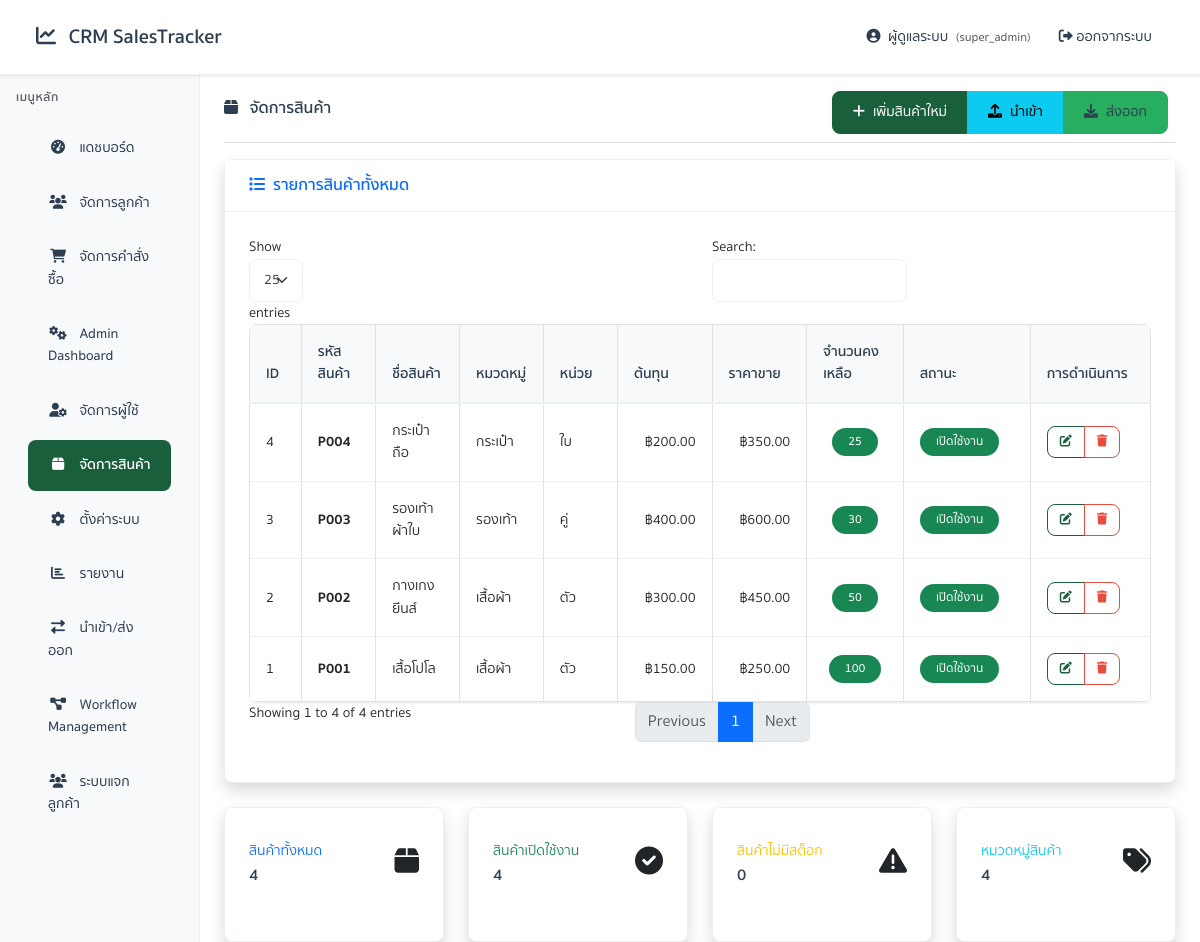
Page /admin.php?action=products (signed in) on the earlier database version.
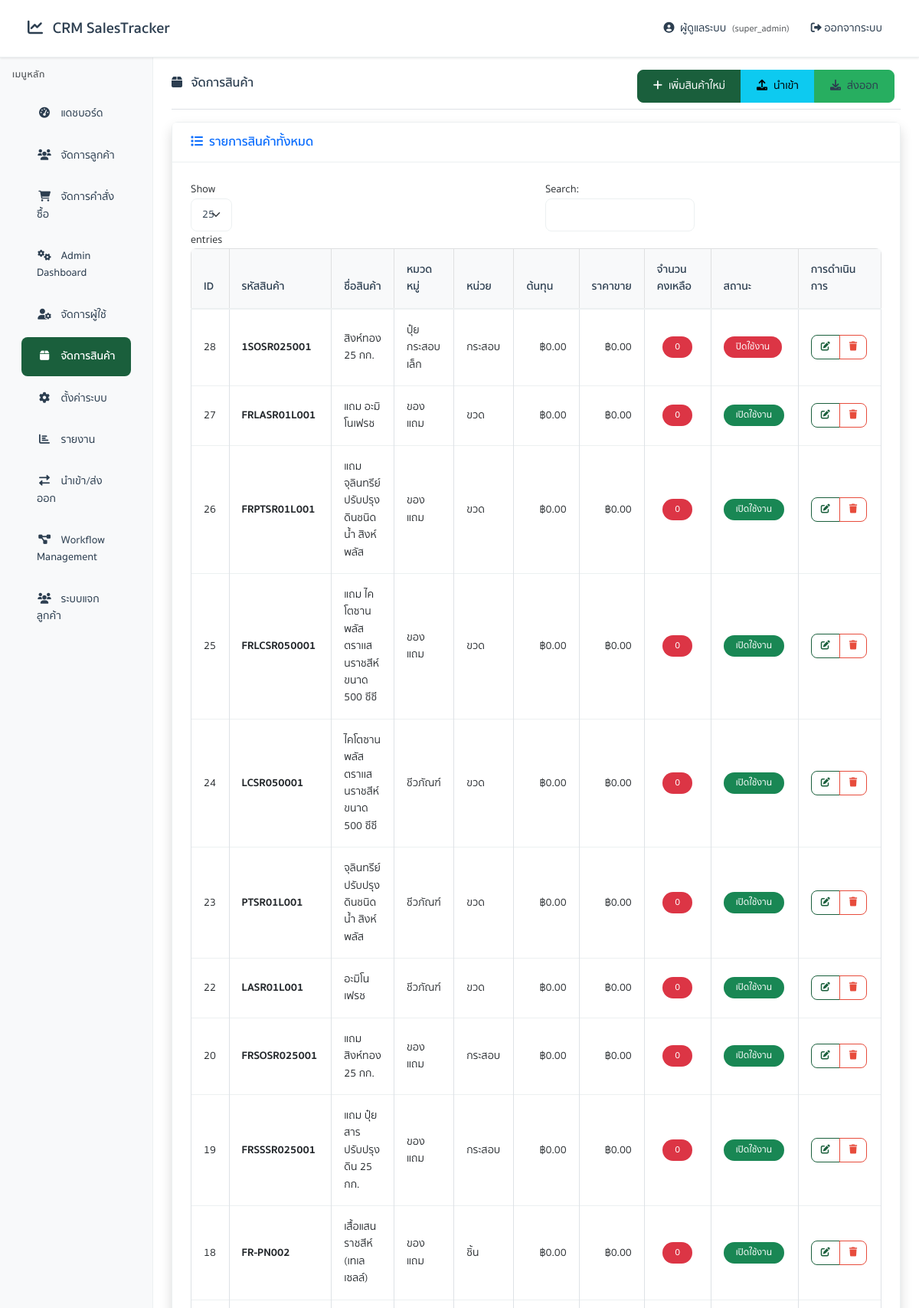
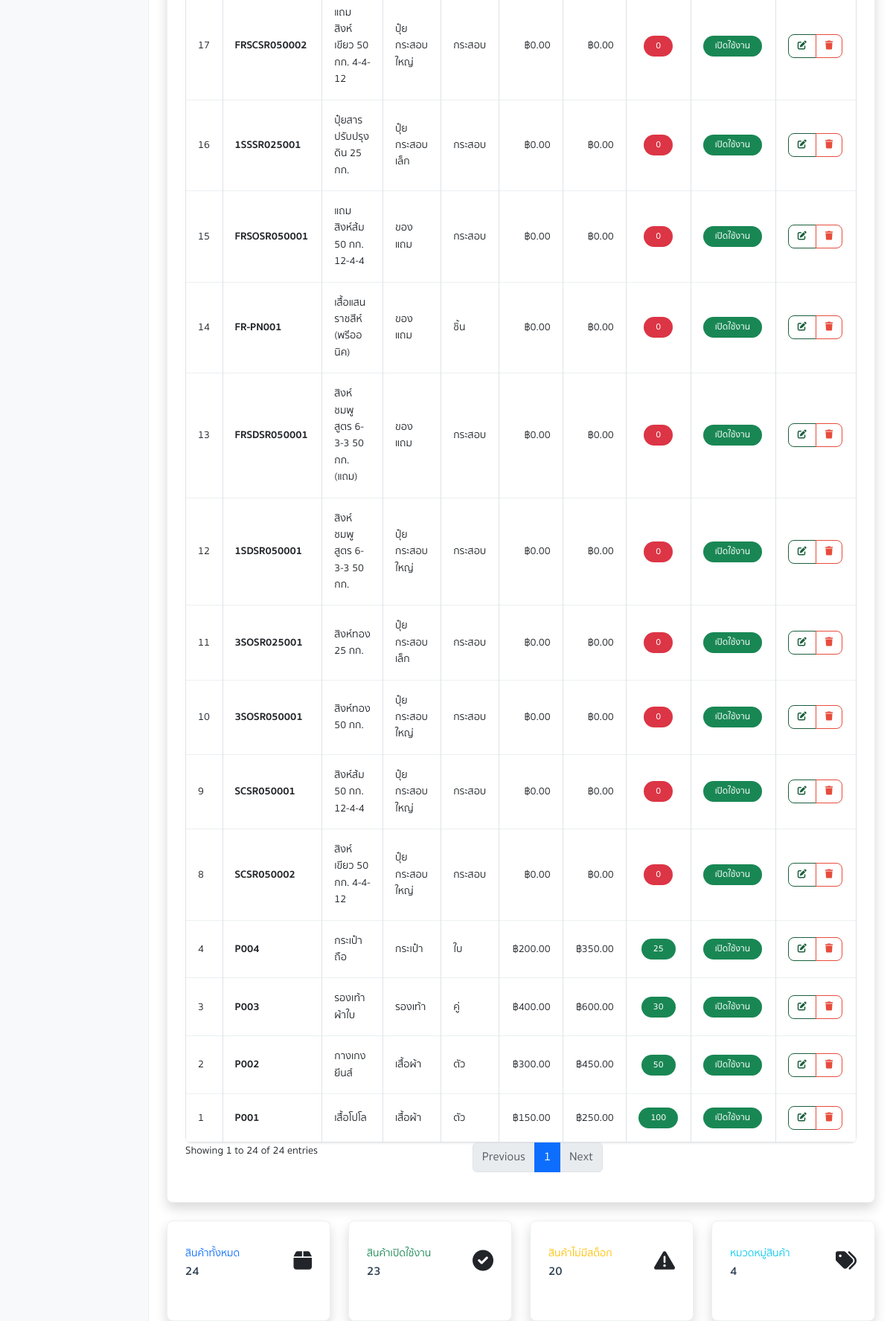
Same page on the later database version (2 pictures, top to bottom).
### tables this page shows
CREATE TABLE `products` (
  `product_id` int(11) NOT NULL,
  `product_code` varchar(50) NOT NULL,
  `product_name` varchar(200) NOT NULL,
  `category` varchar(100) DEFAULT NULL,
  `description` text DEFAULT NULL,
  `unit` varchar(20) DEFAULT 'ชิ้น',
  `cost_price` decimal(10,2) DEFAULT 0.00,
  `selling_price` decimal(10,2) NOT NULL,
  `stock_quantity` int(11) DEFAULT 0,
  `is_active` tinyint(1) DEFAULT 1,
  `created_at` timestamp NOT NULL DEFAULT current_timestamp(),
  `updated_at` timestamp NOT NULL DEFAULT current_timestamp() ON UPDATE current_timestamp()
);

### app/core/Database.php (called while the page is built, shortened)
<?php
class Database {
    private $pdo;
    private function connect() {
        try {
            $dsn = "mysql:host=" . DB_HOST . ";port=" . DB_PORT . ";dbname=" . DB_NAME . ";charset=" . DB_CHARSET;
            $this->pdo = new PDO($dsn, DB_USER, DB_PASS);
            $this->pdo->setAttribute(PDO::ATTR_ERRMODE, PDO::ERRMODE_EXCEPTION);
            $this->pdo->setAttribute(PDO::ATTR_DEFAULT_FETCH_MODE, PDO::FETCH_ASSOC);
            $this->pdo->setAttribute(PDO::ATTR_EMULATE_PREPARES, false);
        } catch (PDOException $e) {
            throw new Exception("Database connection failed: " . $e->getMessage());
        }
    }
    public function query($sql, $params = []) {
        try {
            $stmt = $this->pdo->prepare($sql);
            $stmt->execute($params);
            return $stmt;
        } catch (PDOException $e) {
            throw new Exception("Query failed: " . $e->getMessage());
        }
    }
    public function fetchAll($sql, $params = []) {
        $stmt = $this->query($sql, $params);
        return $stmt->fetchAll();
    }
}
?>

### app/views/admin/products/index.php (the view, shortened to what the changed rows need)
<!DOCTYPE html>
<html lang="th">
<head>
    <link href="https://cdn.jsdelivr.net/npm/bootstrap@5.3.0/dist/css/bootstrap.min.css" rel="stylesheet">
    <link href="https://cdnjs.cloudflare.com/ajax/libs/font-awesome/6.0.0/css/all.min.css" rel="stylesheet">
    <link href="assets/css/app.css" rel="stylesheet">
</head>
<body>
    <?php include __DIR__ . '/../../components/header.php'; ?>
    <div class="container-fluid">
        <div class="row">
            <?php include __DIR__ . '/../../components/sidebar.php'; ?>
            <main class="col-md-9 ms-sm-auto col-lg-10 px-md-4 page-transition">
                <div class="d-flex justify-content-between flex-wrap flex-md-nowrap align-items-center pt-3 pb-2 mb-3 border-bottom">
                    <h1 class="h2">
                        <i class="fas fa-box me-2"></i>
                        จัดการสินค้า
                    </h1>
                    <div class="btn-toolbar mb-2 mb-md-0">
                        <div class="btn-group me-2">
                            <a href="admin.php?action=products&subaction=create" class="btn btn-primary">
                                <i class="fas fa-plus me-2"></i>เพิ่มสินค้าใหม่
                            </a>
                            <a href="admin.php?action=products&subaction=import" class="btn btn-info">
                                <i class="fas fa-upload me-2"></i>นำเข้า
                            </a>
                            <a href="admin.php?action=products&subaction=export" class="btn btn-success">
                                <i class="fas fa-download me-2"></i>ส่งออก
                            </a>
                        </div>
                    </div>
                </div>
                <div class="card shadow">
                    <div class="card-header py-3">
                        <h6 class="m-0 font-weight-bold text-primary">
                            <i class="fas fa-list me-2"></i>รายการสินค้าทั้งหมด
                        </h6>
                    </div>
                    <div class="card-body">
                        <div class="table-responsive">
                            <table class="table table-bordered table-hover" id="productsTable">
                                <thead class="table-light">
                                    <tr>
                                        <th>ID</th>
                                        <th>รหัสสินค้า</th>
                                        <th>ชื่อสินค้า</th>
                                        <th>หมวดหมู่</th>
                                        <th>หน่วย</th>
                                        <th>ต้นทุน</th>
                                        <th>ราคาขาย</th>
                                        <th>จำนวนคงเหลือ</th>
                                        <th>สถานะ</th>
                                        <th>การดำเนินการ</th>
                                    </tr>
                                </thead>
                                <tbody>
                                    <?php foreach ($products as $product): ?>
                                    <tr>
                                        <td><?php echo $product['product_id']; ?></td>
                                        <td>
                                            <strong><?php echo htmlspecialchars($product['product_code']); ?></strong>
                                        </td>
                                        <td><?php echo htmlspecialchars($product['product_name']); ?></td>
                                        <td><?php echo htmlspecialchars($product['category'] ?? '-'); ?></td>
                                        <td><?php echo htmlspecialchars($product['unit']); ?></td>
                                        <td class="text-end">฿<?php echo number_format($product['cost_price'], 2); ?></td>
                                        <td class="text-end">฿<?php echo number_format($product['selling_price'], 2); ?></td>
                                        <td class="text-center">
                                            <span class="badge <?php echo ($product['stock_quantity'] > 0) ? 'bg-success' : 'bg-danger'; ?>">
                                                <?php echo number_format($product['stock_quantity']); ?>
                                            </span>
                                        </td>
                                        <td>
                                            <?php if ($product['is_active']): ?>
                                                <span class="badge bg-success">เปิดใช้งาน</span>
                                            <?php else: ?>
                                                <span class="badge bg-danger">ปิดใช้งาน</span>
                                            <?php endif; ?>
                                        </td>
                                        <td>
                                            <div class="btn-group" role="group">
                                                <a href="admin.php?action=products&subaction=edit&id=<?php echo $product['product_id']; ?>"
                                                   class="btn btn-sm btn-outline-primary" title="แก้ไข">
                                                    <i class="fas fa-edit"></i>
                                                </a>
                                                <a href="admin.php?action=products&subaction=delete&id=<?php echo $product['product_id']; ?>"
                                                   class="btn btn-sm btn-outline-danger" title="ลบ"
                                                   onclick="return confirm('คุณแน่ใจหรือไม่ที่จะลบสินค้านี้?')">
                                                    <i class="fas fa-trash"></i>
                                                </a>
                                            </div>
                                        </td>
                                    </tr>
                                    <?php endforeach; ?>
                                </tbody>
                            </table>
                        </div>
                    </div>
                </div>
                <div class="row mt-4">
                    <div class="col-md-3">
                        <div class="card border-left-primary shadow h-100 py-2">
                            <div class="card-body">
                                <div class="row no-gutters align-items-center">
                                    <div class="col mr-2">
                                        <div class="text-xs font-weight-bold text-primary text-uppercase mb-1">
                                            สินค้าทั้งหมด
                                        </div>
                                        <div class="h5 mb-0 font-weight-bold text-gray-800">
                                            <?php echo count($products); ?>
                                        </div>
                                    </div>
                                    <div class="col-auto">
                                        <i class="fas fa-box fa-2x text-gray-300"></i>
                                    </div>
                                </div>
                            </div>
                        </div>
                    </div>
                    <div class="col-md-3">
                        <div class="card border-left-success shadow h-100 py-2">
                            <div class="card-body">
                                <div class="row no-gutters align-items-center">
                                    <div class="col mr-2">
                                        <div class="text-xs font-weight-bold text-success text-uppercase mb-1">
                                            สินค้าเปิดใช้งาน
                                        </div>
                                        <div class="h5 mb-0 font-weight-bold text-gray-800">
                                            <?php echo count(array_filter($products, function($p) { return $p['is_active']; })); ?>
                                        </div>
                                    </div>
                                    <div class="col-auto">
                                        <i class="fas fa-check-circle fa-2x text-gray-300"></i>
                                    </div>
                                </div>
                            </div>
                        </div>
                    </div>
                    <div class="col-md-3">
                        <div class="card border-left-warning shadow h-100 py-2">
                            <div class="card-body">
                                <div class="row no-gutters align-items-center">
                                    <div class="col mr-2">
                                        <div class="text-xs font-weight-bold text-warning text-uppercase mb-1">
                                            สินค้าไม่มีสต็อก
                                        </div>
                                        <div class="h5 mb-0 font-weight-bold text-gray-800">
                                            <?php echo count(array_filter($products, function($p) { return $p['stock_quantity'] <= 0; })); ?>
                                        </div>
                                    </div>
                                    <div class="col-auto">
                                        <i class="fas fa-exclamation-triangle fa-2x text-gray-300"></i>
                                    </div>
                                </div>
                            </div>
                        </div>
                    </div>
                    <div class="col-md-3">
                        <div class="card border-left-info shadow h-100 py-2">
                            <div class="card-body">
                                <div class="row no-gutters align-items-center">
                                    <div class="col mr-2">
                                        <div class="text-xs font-weight-bold text-info text-uppercase mb-1">
                                            หมวดหมู่สินค้า
                                        </div>
                                        <div class="h5 mb-0 font-weight-bold text-gray-800">
                                            <?php echo count($categories); ?>
                                        </div>
                                    </div>
                                    <div class="col-auto">
                                        <i class="fas fa-tags fa-2x text-gray-300"></i>
                                    </div>
                                </div>
                            </div>
                        </div>
                    </div>
                </div>
            </main>
        </div>
    </div>
</body>
</html>

Differences in the rows shown:
added products: product_id "23", product_code "PTSR01L001", product_name "จุลินทรีย์ปรับปรุงดินชนิดน้ำ สิงห์พลัส", category "ชีวภัณฑ์", unit "ขวด", cost_price "0.00", selling_price "0.00", stock_quantity "0", is_active "เปิดใช้งาน"
added products: product_id "16", product_code "1SSSR025001", product_name "ปุ๋ยสารปรับปรุงดิน 25 กก.", category "ปุ๋ยกระสอบเล็ก", unit "กระสอบ", cost_price "0.00", selling_price "0.00", stock_quantity "0", is_active "เปิดใช้งาน"
added products: product_id "12", product_code "1SDSR050001", product_name "สิงห์ชมพู สูตร 6-3-3 50 กก.", category "ปุ๋ยกระสอบใหญ่", unit "กระสอบ", cost_price "0.00", selling_price "0.00", stock_quantity "0", is_active "เปิดใช้งาน"
added products: product_id "13", product_code "FRSDSR050001", product_name "สิงห์ชมพู สูตร 6-3-3 50 กก. (แถม)", category "ของแถม", unit "กระสอบ", cost_price "0.00", selling_price "0.00", stock_quantity "0", is_active "เปิดใช้งาน"
added products: product_id "11", product_code "3SOSR025001", product_name "สิงห์ทอง 25 กก.", category "ปุ๋ยกระสอบเล็ก", unit "กระสอบ", cost_price "0.00", selling_price "0.00", stock_quantity "0", is_active "เปิดใช้งาน"
added products: product_id "28", product_code "1SOSR025001", product_name "สิงห์ทอง 25 กก.", category "ปุ๋ยกระสอบเล็ก", unit "กระสอบ", cost_price "0.00", selling_price "0.00", stock_quantity "0", is_active "ปิดใช้งาน"
added products: product_id "10", product_code "3SOSR050001", product_name "สิงห์ทอง 50 กก.", category "ปุ๋ยกระสอบใหญ่", unit "กระสอบ", cost_price "0.00", selling_price "0.00", stock_quantity "0", is_active "เปิดใช้งาน"
added products: product_id "9", product_code "SCSR050001", product_name "สิงห์ส้ม 50 กก. 12-4-4", category "ปุ๋ยกระสอบใหญ่", unit "กระสอบ", cost_price "0.00", selling_price "0.00", stock_quantity "0", is_active "เปิดใช้งาน"
added products: product_id "8", product_code "SCSR050002", product_name "สิงห์เขียว 50 กก. 4-4-12", category "ปุ๋ยกระสอบใหญ่", unit "กระสอบ", cost_price "0.00", selling_price "0.00", stock_quantity "0", is_active "เปิดใช้งาน"
added products: product_id "22", product_code "LASR01L001", product_name "อะมิโนเฟรช", category "ชีวภัณฑ์", unit "ขวด", cost_price "0.00", selling_price "0.00", stock_quantity "0", is_active "เปิดใช้งาน"
added products: product_id "14", product_code "FR-PN001", product_name "เสื้อแสนราชสีห์ (พรีออนิค)", category "ของแถม", unit "ชิ้น", cost_price "0.00", selling_price "0.00", stock_quantity "0", is_active "เปิดใช้งาน"
added products: product_id "18", product_code "FR-PN002", product_name "เสื้อแสนราชสีห์ (เทเลเซลล์)", category "ของแถม", unit "ชิ้น", cost_price "0.00", selling_price "0.00", stock_quantity "0", is_active "เปิดใช้งาน"
added products: product_id "26", product_code "FRPTSR01L001", product_name "แถม จุลินทรีย์ปรับปรุงดินชนิดน้ำ สิงห์พลัส", category "ของแถม", unit "ขวด", cost_price "0.00", selling_price "0.00", stock_quantity "0", is_active "เปิดใช้งาน"
added products: product_id "19", product_code "FRSSSR025001", product_name "แถม ปุ๋ยสารปรับปรุงดิน 25 กก.", category "ของแถม", unit "กระสอบ", cost_price "0.00", selling_price "0.00", stock_quantity "0", is_active "เปิดใช้งาน"
added products: product_id "20", product_code "FRSOSR025001", product_name "แถม สิงห์ทอง 25 กก.", category "ของแถม", unit "กระสอบ", cost_price "0.00", selling_price "0.00", stock_quantity "0", is_active "เปิดใช้งาน"
added products: product_id "15", product_code "FRSOSR050001", product_name "แถม สิงห์ส้ม 50 กก. 12-4-4", category "ของแถม", unit "กระสอบ", cost_price "0.00", selling_price "0.00", stock_quantity "0", is_active "เปิดใช้งาน"
added products: product_id "17", product_code "FRSCSR050002", product_name "แถม สิงห์เขียว 50 กก. 4-4-12", category "ปุ๋ยกระสอบใหญ่", unit "กระสอบ", cost_price "0.00", selling_price "0.00", stock_quantity "0", is_active "เปิดใช้งาน"
added products: product_id "27", product_code "FRLASR01L001", product_name "แถม อะมิโนเฟรช", category "ของแถม", unit "ขวด", cost_price "0.00", selling_price "0.00", stock_quantity "0", is_active "เปิดใช้งาน"
added products: product_id "25", product_code "FRLCSR050001", product_name "แถม ไคโตซานพลัส ตราเเสนราชสีห์ ขนาด 500 ซีซี", category "ของแถม", unit "ขวด", cost_price "0.00", selling_price "0.00", stock_quantity "0", is_active "เปิดใช้งาน"
added products: product_id "24", product_code "LCSR050001", product_name "ไคโตซานพลัส ตราเเสนราชสีห์ ขนาด 500 ซีซี", category "ชีวภัณฑ์", unit "ขวด", cost_price "0.00", selling_price "0.00", stock_quantity "0", is_active "เปิดใช้งาน"
Other differences:
text written by a page script: "Show entries Search: Showing 1 to 4 of 4 entries Previous 1 Next" → "Show entries Search: Showing 1 to 24 of 24 entries Previous 1 Next"
count($products): "4" → "24"
text no longer shown: "4 0"
text now shown: "23 20"
